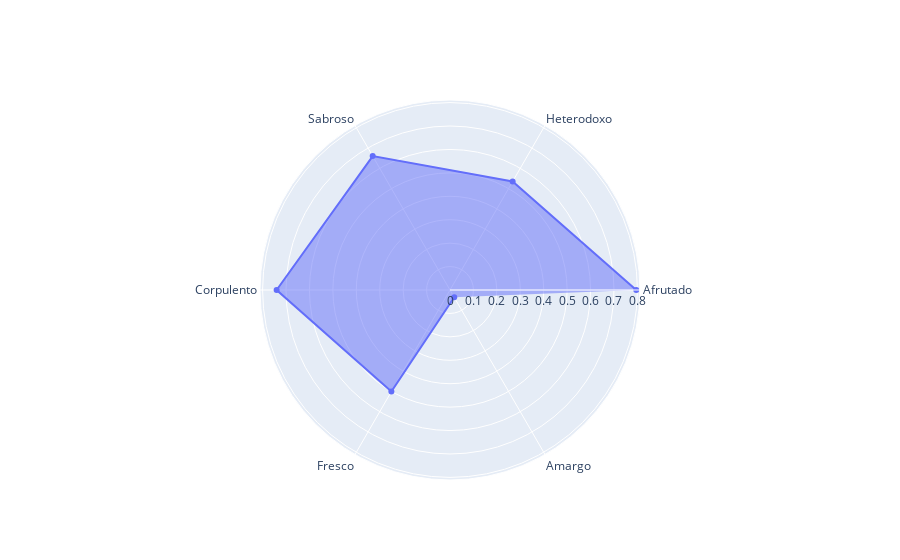

The notebook cell saved with this chart:
### Code cell
import plotly.graph_objects as go

wine_idx = 50
wine = df_style[wine_idx:wine_idx+1]

wine_latent = encoder.predict(df_style[wine_idx:wine_idx+1])

fig = go.Figure(data=go.Scatterpolar(
    r=wine_latent[0],
    theta=["Afrutado",
"Heterodoxo",
"Sabroso",
"Corpulento",
"Fresco",
"Amargo",],
    fill='toself',
))

fig.update_layout(
  polar=dict(radialaxis=dict(visible=True),  ),
  showlegend=False
)


fig.show()

print(df_style.index[wine_idx])
vector_to_styles(wine.values[0])

### Figure 1 — Plotly figure (JSON) as saved in the notebook; plotly's stock layout.template omitted (floating-point values rounded to 4 significant figures)
{"data": [{"fill": "toself", "r": [0.795, 0.5347, 0.66, 0.7401, 0.5005, 0.03609], "theta": ["Afrutado", "Heterodoxo", "Sabroso", "Corpulento", "Fresco", "Amargo"], "type": "scatterpolar"}], "layout": {"polar": {"radialaxis": {"visible": true}}, "showlegend": false}}
